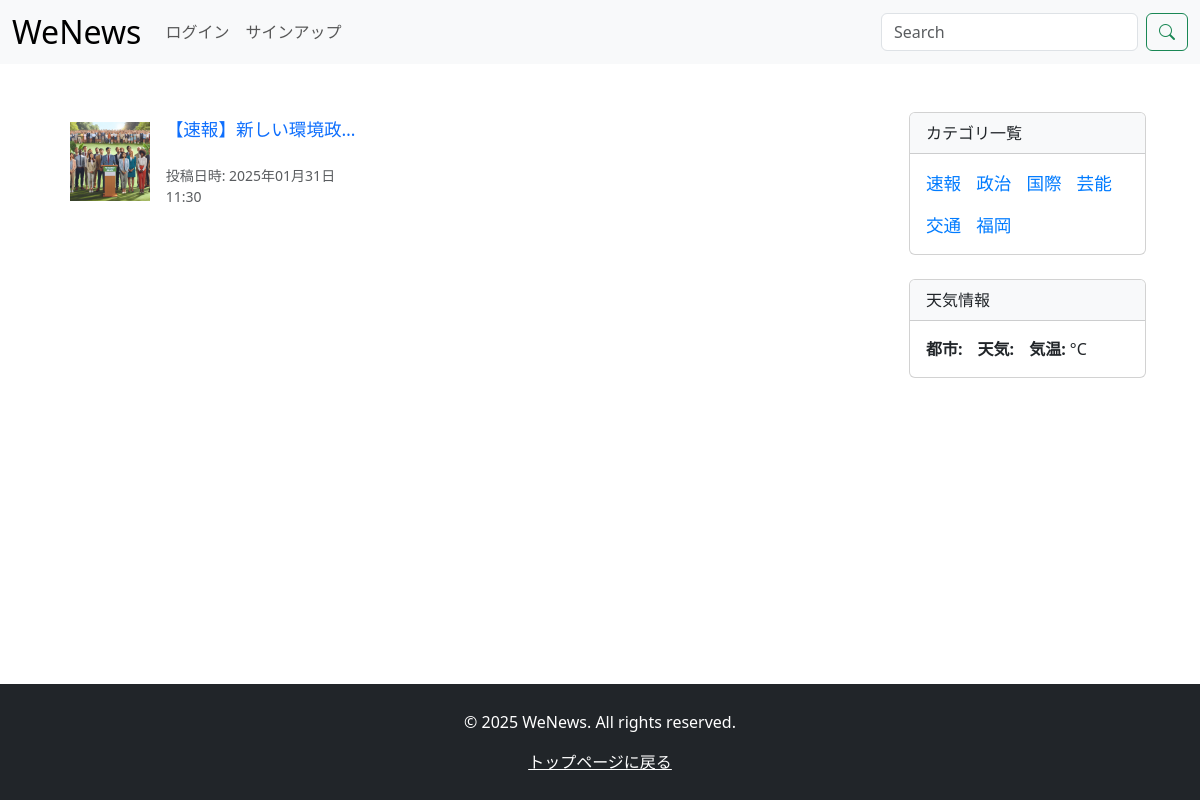
Before: / with the older database file.
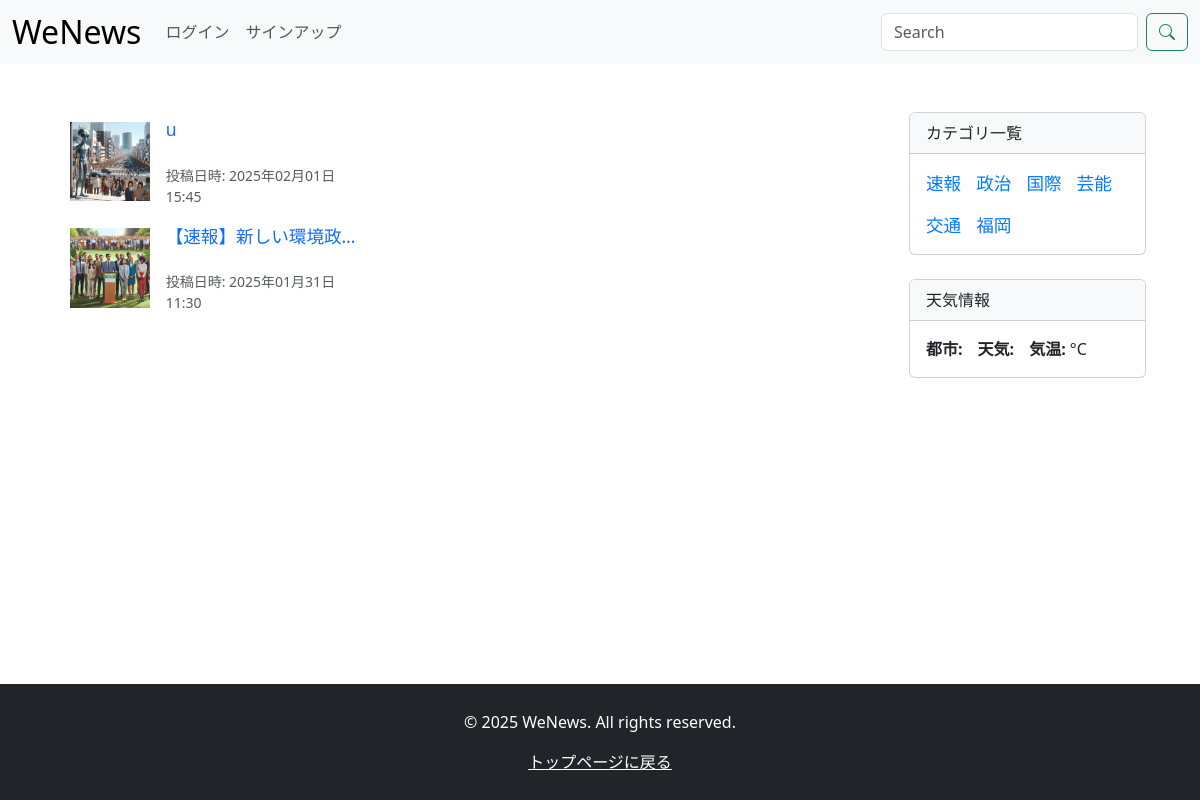
After: the same page with the newer database file.
### myapp/models.py (models this page shows, shortened)
class MyappPost(models.Model):
    user = models.ForeignKey(
        CustomUser,
        verbose_name='ユーザー',
        on_delete=models.CASCADE
    )
    category = models.ForeignKey(
        Category,
        verbose_name='カテゴリ',
        on_delete=models.PROTECT
    )
    title = models.CharField(
        verbose_name='タイトル',
        max_length=30
    )
    comment = models.TextField(
        verbose_name='コメント',
    )
    image1 = models.ImageField(
        verbose_name='イメージ1',
        upload_to='photos'
    )
    image2 = models.ImageField(
        verbose_name='イメージ2',
        upload_to='photos',
        blank=True,
        null=True
    )
    posted_at = models.DateTimeField(
        verbose_name='投稿日時',
        auto_now_add=True
    )

class Category(models.Model):
    title = models.CharField(
        verbose_name='カテゴリ',
        max_length=20
    )

### myapp/views.py (the view)
# urls.py: path('', views.IndexView.as_view(), name='index'),
class IndexView(ListView):
    template_name = 'index.html'
    paginate_by = 12
    def get_queryset(self):
        return MyappPost.objects.order_by('-posted_at')
    def get_context_data(self, **kwargs):
        context = super().get_context_data(**kwargs)
        city = 'Tokyo'  # 任意の都市
        api_key = 'd1b593d4c085da080729d45cf6151bd4'  # OpenWeatherMapのAPIキーを設定
        weather_service = WeatherService(city, api_key)
        weather_data = weather_service.get_weather()
        context['weather'] = weather_data
        context['categories'] = Category.objects.all()
        return context

### myapp/views.py (called while the page is built)
    def get_weather(self):
        try:
            response = requests.get(self.url)
            response.raise_for_status()  # HTTPエラーを発生させる
            return response.json()
        except requests.exceptions.RequestException as e:
            return {'error': str(e)}  # エラーメッセージを返す

### myapp/templates/index.html (shortened to what this page needs)
<!DOCTYPE html>
<html lang="ja">
<head>
    <link href="https://cdn.jsdelivr.net/npm/bootstrap@5.3.3/dist/css/bootstrap.min.css" rel="stylesheet"
>
        <link rel="stylesheet" href="https://cdn.jsdelivr.net/npm/bootstrap-icons/font/bootstrap-icons.css">
</head>
<body>
    {% include 'navbar.html' %}
    <div class="content container mt-4">
        <div class="row">
            <div class="col-md-9">
                {% block contents %}
                {% include 'post_list.html' %}
                {% endblock %}
            </div>
            <div class="col-md-3">
                <div class="card-body">
                    {% if request.resolver_match.url_name == 'index' %}
                        {% include 'category_list.html' %}
                        {% include 'weather.html' %}
                    {% endif %}
                </div>
            </div>
        </div>
    </div>
    <footer>
        {% include 'footer.html' %}
    </footer>
</body>
</html>

### myapp/templates/navbar.html (shortened to what this page needs)
<nav class="navbar navbar-expand-lg bg-body-tertiary">
    <div class="container-fluid">
        <a class="navbar-brand mb-0 h1" href="{% url 'myapp:index' %}" style="font-size: 2rem;">
            WeNews
        </a>
        <div class="collapse navbar-collapse" id="navbarTogglerDemo02">
            <ul class="navbar-nav me-auto mb-2 mb-lg-0">
                {% if user.is_authenticated %}
                <li class="nav-item">
                    <a class="nav-link active" aria-current="page" href="{% url 'myapp:post' %}">投稿</a>
                </li>
                <li class="nav-item">
                    <a class="nav-link active" href="{% url 'accounts:logout' %}">ログアウト</a>
                </li>
                {% else %}
                <li class="nav-item">
                    <a class="nav-link" href="{% url 'accounts:login' %}">ログイン</a>
                </li>
                <li class="nav-item">
                    <a class="nav-link" href="{% url 'accounts:signup' %}">サインアップ</a>
                </li>
                {% endif %}
            </ul>
            <form class="d-flex" role="search" method="GET" action="{% url 'myapp:search' %}">
                <input class="form-control me-2" type="search" placeholder="Search" name="q" aria-label="Search"
                    value="{{ request.GET.q }}">
                <button class="btn btn-outline-success" type="submit">
                    <i class="bi bi-search"></i>
                </button>
            </form>
        </div>
    </div>
</nav>

### myapp/templates/post_list.html (shortened to what this page needs)
<div class="list_container">
    <table class="table">
        <tbody>
            {% for record in object_list %}
            <tr>
                <td class="text-center" rowspan="2">
                    <img src="{{ record.image1.url }}" class="img-fluid custom-img" alt="{{ record.title }}">
                </td>
                <td class="card-title text-primary">
                    <a href="{% url 'myapp:myapp_detail' record.pk %}" class="text-primary" target="_blank">{{ record.title }}</a>
                </td>
            </tr>
            <tr>
                <td class="text-muted small">
                    投稿日時: {{ record.posted_at|date:"Y年m月d日 H:i" }}
                </td>
            </tr>
            {% endfor %}
        </tbody>
    </table>
</div>

### myapp/templates/category_list.html
<div class="container mt-4">
    <div class="card mb-4 custom-card">
        <div class="card-header bg-light text-dark">カテゴリ一覧</div>
        <div class="card-body">
            <ul class="list-unstyled d-flex flex-wrap justify-content-start mx-auto mb-0" style="gap: 15px; padding: 0;">
                {% for category in categories %}
                    <li>
                        <a href="{% url 'myapp:myapp_cat' category.id %}" style="text-decoration: none; color: #007bff; font-size: 1.1rem;">
                            {{ category.title }}
                        </a>
                    </li>
                {% empty %}
                    <li class="text-muted">カテゴリはありません。</li>
                {% endfor %}
            </ul>
        </div>
    </div>
</div>

### myapp/templates/weather.html (shortened to what this page needs)
<div class="container mt-4">
    <div class="card mb-4 custom-card">
        <div class="card-header bg-light text-dark">天気情報</div>
        <div class="card-body">
            <ul class="list-unstyled d-flex flex-wrap justify-content-start mx-auto mb-0" style="gap: 15px; padding: 0;">
                {% if weather %}
                    <li>
                        <strong>都市:</strong> {{ weather.name }}
                    </li>
                    <li>
                        <strong>天気:</strong>
                    </li>
                    <li>
                        <strong>気温:</strong> {{ weather.main.temp }}°C
                    </li>
                {% else %}
                    <li class="text-muted">天気情報を取得できませんでした。</li>
                {% endif %}
            </ul>
        </div>
    </div>
</div>

### myapp/templates/footer.html
<footer class="bg-dark text-white text-center py-3 mt-auto">
    <div class="container">
        <p>&copy; 2025 WeNews. All rights reserved.</p>
        <a href="{% url 'myapp:index' %}" class="text-white">トップページに戻る</a>
    </div>
</footer>

### myapp/templates/index.html (style rules this page uses)
html, body { height: 100%; margin: 0; display: flex; flex-direction: column; }
.content { flex: 1; }
footer { background-color: #212529; color: white; text-align: center; padding: 10px 0; }

### myapp/templates/post_list.html (style rules this page uses)
.list_container { margin-left: 0; padding: 20px; }
.custom-img { width: 100%; height: auto; max-height: 150px; object-fit: contain; }
.table { width: 40%; max-width: 700px; border-collapse: collapse; border: none; }
td { padding: 6px; text-align: left; vertical-align: middle; border: none; }
.card-title a { font-size: 1.1rem; word-wrap: break-word; white-space: nowrap; overflow: hidden; text-overflow: ellipsis; max-width: 200px; display: inline-block; text-decoration: none; }

Changed rows visible on the page:
added MyappPost: image1 (picture), title "u", posted_at "2025年02月01日 15:45"
